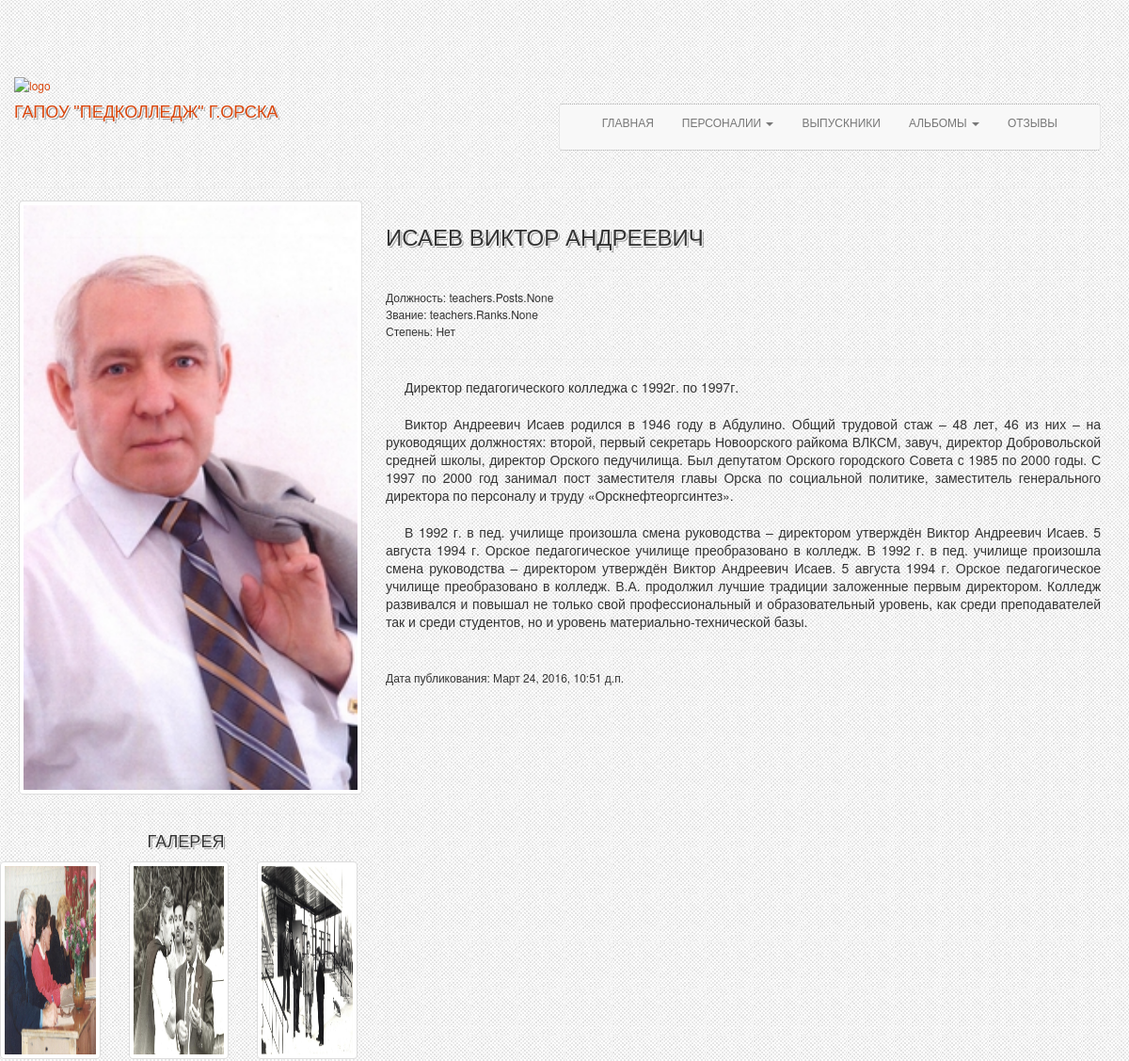
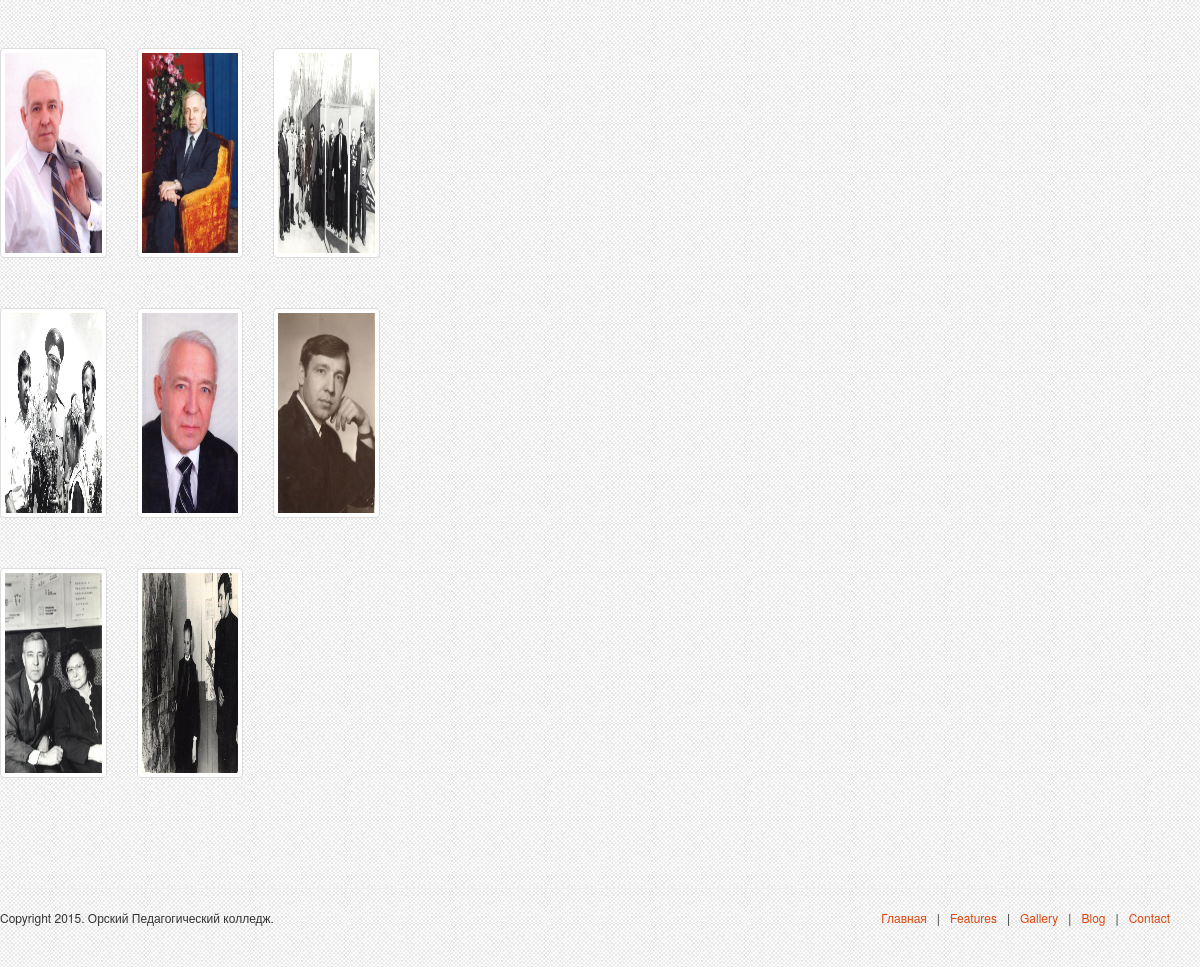
The page /persons/leaders/leader/isaev-viktor-andreevich/ on the database its author committed (2 pictures, top to bottom).
### teachers/models.py (models this page shows, shortened)
class teacher(models.Model):
    class Meta:
        db_table = 'teacher'
        verbose_name = 'Персоналий'
        verbose_name_plural = 'Персоналии'
    fullname    = models.CharField(verbose_name='Фамилия Имя Отчество',max_length=100)
    alias       = AutoSlugField(populate_from='fullname')
    post        = models.ManyToManyField(Posts, verbose_name='Должность', blank=True)  #Должность
    rank        = models.ManyToManyField(Ranks, verbose_name='Звание',blank=True)  #Звание (типа заслуженый учитель России и т.д.)
    degree      = models.ForeignKey(Degreys,verbose_name='Степень')    #Степень
    categoryQval= models.ForeignKey(categoryQval, verbose_name='Категория')    #Категория
    subjects    = models.ManyToManyField(Subject, verbose_name='Предмет', blank=True)   #Предметы
    ImagePath   = ProcessedImageField(
        upload_to='static/main_image/teachers',
        processors=[ResizeToFill(200, 350)],
        format='JPEG',
        options={'quality': 100},
        verbose_name='Путь до изображения')
    article     = RichTextField(verbose_name='Текст статьи',blank=True)    #Статья
    author      = models.ForeignKey(User)
    publish_date= models.DateTimeField(verbose_name='Дата публикации',auto_now_add=True)

class teacher_photo_album(models.Model):
    teacher = models.ForeignKey(teacher, verbose_name='Альбом')
    title = models.CharField(u'Название фотографии', max_length=100)
    descript = models.CharField(u'Описание фотографии', max_length=300, blank=True)
    photo = ProcessedImageField(
        upload_to='static/main_image/teachers/photo_album/',
        processors=[ResizeToFit(600, 480)],
        format='JPEG',
        options={'quality': 100},
        verbose_name='Путь до изображения')
    class Meta:
        verbose_name = 'Фото'
        verbose_name_plural = "Фотографии"

class Degreys(models.Model):    #Степень
    class Meta:
        db_table = 'Degreys'
        verbose_name = 'Степень'
        verbose_name_plural = 'Виды степеней'
    Name        = models.CharField(verbose_name='Степень',max_length=100)
    slug        = AutoSlugField(populate_from='Name')
    def __str__(self):
        return self.Name

### teachers/views.py (the view)
# urls.py: url(r'^leaders/leader/(?P<page_slug>[-\w]+)/$', 'teachers.views.leader_one'),
def leader_one(request, page_slug):
    args = {}
    one_leader = teacher.objects.get(alias=page_slug)
    args['leader'] = one_leader
    args['teacher_album'] = teacher_photo_album.objects.filter(teacher=one_leader.id)
    return render_to_response('leaders/leader.html', args)

### teachers/templates/leaders/leader.html (shortened to what this page needs)
{% extends 'base.html' %}
{% load staticfiles %}
{% block content %}
    <div class="row">
        <div class="col-md-4 col-xs-12 text-center">
            <img src="{% static leader.ImagePath %}" style="width: 100%; margin-top: -7px; margin-left: 5px;" class="img-thumbnail"/>
            <hr/>
            {% if teacher_album %}
                <h4>Галерея</h4>
                <div class="row">
                    {% for image in teacher_album %}
                        <div class="col-md-4 col-xs-6 thumb">
                            <a class="thumbnail" href="#">
                                <img class="img-responsive" src="{% static image.photo %}" style="min-height: 200px;" alt="">
                            </a>
                        </div>
                    {% endfor %}
                </div>
            {% endif %}
        </div>
        <div class="col-md-8 col-xs-12">
            <h3>{{ leader.fullname }}</h3>
            <hr/>
            {% if leader.post %}
                <div>Должность: {{ leader.post }}</div>
            {% endif %}
            {% if leader.rank %}
                <div>Звание: {{ leader.rank }}</div>
            {% endif %}
            {% if leader.degree %}
                <div>Степень: {{ leader.degree }}</div>
            {% endif %}
            <hr/>
            <div style="margin-top: 10px">
                {{ leader.article|safe }}
            </div>
            <hr/>
            <div style="margin-top: 10px">
                <span class="text-center">Дата публикования: {{ leader.publish_date }}</span>
            </div>
        </div>
    </div>
{% endblock %}

### static/css/custom-styles.css (style rules this page uses)
html, body { font-size:12px; line-height:18px; height: 100%; }
body { background: #f9f9f9 url(../img/page-bg-1.jpg); }
h1, h2, h3, h4 , h5, h6 { font-family: "Oswald", sans-serif; font-weight: normal; text-transform:uppercase; }
h1, h2, h3, h4, h5 { text-shadow: 1px 1px 0 #fdfdfd, 2px 2px 0 rgba(81, 81, 81, 0.5), 0 0 1px #fdfdfd; }
a, a:hover { color:#d8450b; }
p { margin-bottom: 20px; }
.row { margin-bottom:20px; }

### static/css/thumbnail-gallery.css (style rules this page uses)
body { padding-top: 70px; }
.thumb { margin-bottom: 30px; }

### templates/base.html (style rules this page uses)
p { text-indent: 20px; }

### rows shown on the page
teacher: ImagePath (picture), fullname "ИСАЕВ ВИКТОР АНДРЕЕВИЧ", post "teachers.Posts.None", rank "teachers.Ranks.None", degree "Нет", article "Директор педагогического колледжа с 1992г. по 1997г. Виктор Андреевич Исаев родился в 1946 году в Абдулино. Общий трудовой стаж – 48 лет, 46 из них – на руководящих должностях: второй, первый секретарь Новоорского райкома ВЛКСМ, завуч, директор Добровольской средней школы, директор Орского педучилища. Был депутатом Орского городского Совета с 1985 по 2000 годы. С 1997 по 2000 год занимал пост заместителя главы Орска по социальной политике, заместитель генерального директора по персоналу и труду «Орскнефтеоргсинтез». В 1992 г. в пед. училище произошла смена руководства – директором утверждён Виктор Андреевич Исаев. 5 августа 1994 г. Орское педагогическое училище преобразовано в колледж. В…", publish_date "Март 24, 2016, 10:51 д.п."
teacher_photo_album: photo (picture)
teacher_photo_album: photo (picture)
teacher_photo_album: photo (picture)
teacher_photo_album: photo (picture)
teacher_photo_album: photo (picture)
teacher_photo_album: photo (picture)
teacher_photo_album: photo (picture)
teacher_photo_album: photo (picture)
teacher_photo_album: photo (picture)
teacher_photo_album: photo (picture)
teacher_photo_album: photo (picture)
